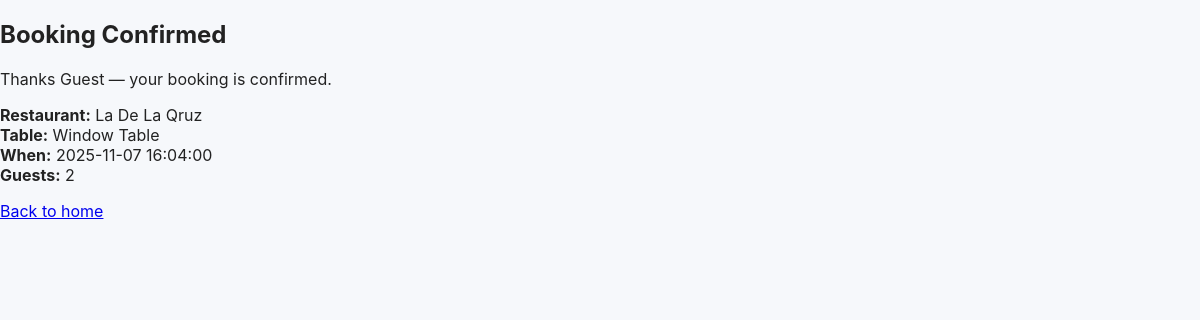
The page /Multitable/success.php?booking_id=1 on the database its author committed.
### tables this page shows
CREATE TABLE `bookings` (
  `id` int(11) NOT NULL,
  `user_id` int(11) NOT NULL,
  `restaurant_id` int(11) NOT NULL,
  `table_id` int(11) NOT NULL,
  `booking_date` date NOT NULL,
  `booking_time` time NOT NULL,
  `guests` int(11) DEFAULT 2,
  `special_request` text DEFAULT NULL,
  `payment_status` enum('pending','paid') DEFAULT 'pending',
  `created_at` timestamp NOT NULL DEFAULT current_timestamp(),
  `status` enum('pending','confirmed','cancelled') DEFAULT 'pending'
);

CREATE TABLE `restaurants` (
  `id` int(11) NOT NULL,
  `name` varchar(150) NOT NULL,
  `cuisine` varchar(100) DEFAULT NULL,
  `location` varchar(100) DEFAULT NULL,
  `description` text DEFAULT NULL,
  `image` varchar(255) DEFAULT NULL,
  `rating` decimal(2,1) DEFAULT 4.5,
  `price_range` varchar(10) DEFAULT '$$'
);

CREATE TABLE `tables` (
  `id` int(11) NOT NULL,
  `restaurant_id` int(11) NOT NULL,
  `table_name` varchar(100) NOT NULL,
  `table_type` varchar(100) DEFAULT NULL,
  `capacity` int(11) DEFAULT 2,
  `premium_fee` decimal(8,2) DEFAULT 0.00,
  `available` tinyint(1) DEFAULT 1,
  `status` enum('available','booked') NOT NULL DEFAULT 'available'
);

### Multitable/success.php (the view, shortened to what this page needs)
<?php
require_once __DIR__ . '/includes/db_connect.php';
$booking_id = intval($_GET['booking_id'] ?? 0);
$stmt = $conn->prepare("SELECT b.*, t.table_name, r.name AS restaurant_name FROM bookings b JOIN tables t ON t.id=b.table_id JOIN restaurants r ON r.id=t.restaurant_id WHERE b.id=?");
$stmt->bind_param('i',$booking_id);
$stmt->execute(); $res = $stmt->get_result();
$b = $res->fetch_assoc();
?>
<!doctype html><html>
<head><meta charset="utf-8"><title>Booking Confirmed</title><link rel="stylesheet" href="assets/css/style.css"></head>
<body>
<div class="success-box">
  <h2>Booking Confirmed</h2>
  <p>Thanks <?= htmlspecialchars($_SESSION['user']['name'] ?? 'Guest') ?> — your booking is confirmed.</p>
  <p><strong>Restaurant:</strong> <?=htmlspecialchars($b['restaurant_name'])?><br>
     <strong>Table:</strong> <?=htmlspecialchars($b['table_name'])?><br>
     <strong>When:</strong> <?=htmlspecialchars($b['booking_date'].' '.$b['booking_time'])?><br>
     <strong>Guests:</strong> <?=intval($b['guests'])?></p>
  <p><a href="index.php">Back to home</a></p>
</div>
</body></html>

### Multitable/assets/css/style.css (style rules this page uses)
:root { --primary: #C66A4A; --dark: #111; --light: #fff; --gray: #666; --gray-light: #ddd; --btn-primary: #1f6feb; --btn-warning: #ff7b00; --btn-danger: #ff4d4d; --font-main: 'Inter', system-ui, Arial; }
body { font-family: var(--font-main); background:#f6f8fb; margin:0; color:#222; }

### rows shown on the page
bookings: restaurant.name "La De La Qruz", table.table_name "Window Table", booking_date+booking_time "2025-11-07 16:04:00", guests "2"

### other values the page prints
$_SESSION['user']['name'] "Guest"
